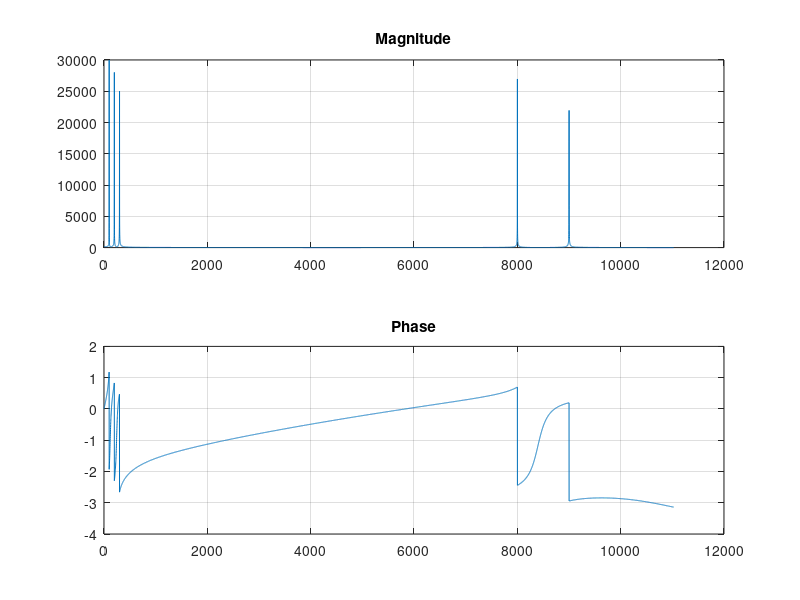
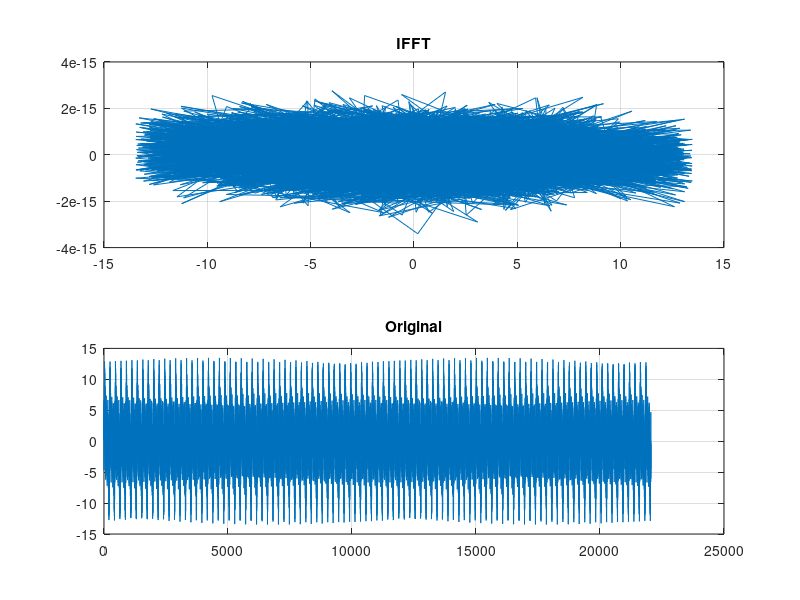

The MATLAB source for these figures, in order:
close; clear; clc;
%% Generate
fs = 22050;
t = linspace(0,1,fs);

F = [100, 200, 300, 8000, 9000];
A = 3;
s = zeros(1,length(t));
for i = 1:5
    s = s + A*sin(2*pi*F(i)*t);
end

% plot(s);

%% FFT
NFFT = 20480;
X = fft(s,NFFT);

mag = abs(X);
phi = angle(X);
bins = linspace(0,fs/2,NFFT/2);

subplot(211),plot(bins,mag(1:NFFT/2)),grid on,title('Magnitude');
subplot(212),plot(bins,phi(1:NFFT/2)),grid on,title('Phase');

%% IFFT
ss = ifft(X,NFFT);
figure;
subplot(211),plot(ss),grid on,title('IFFT');
subplot(212),plot(s), grid on,title('Original');

